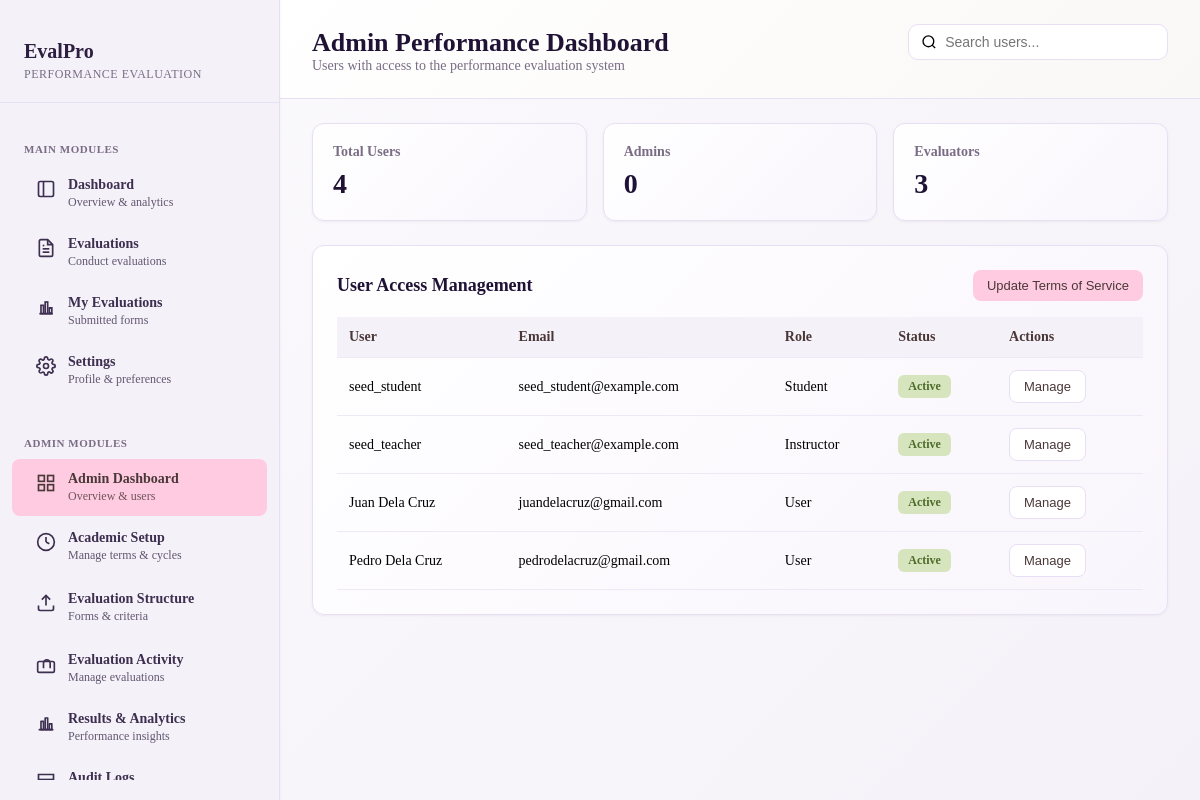
/performanceevaluation/admin/dashboard/ (signed in), run on an earlier commit of the app's database.
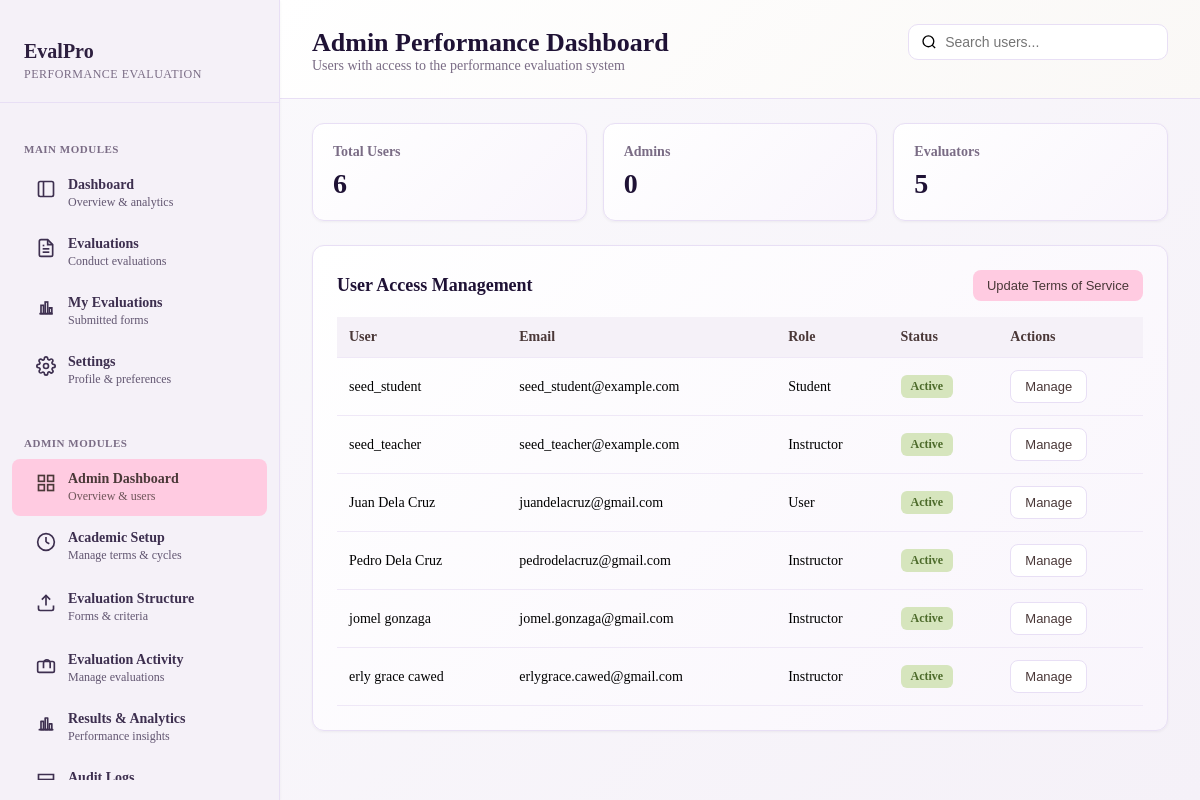
And on a later commit of the database.
### core/models.py (models this page shows, shortened)
class SystemMembership(models.Model):
    SYSTEM_CHOICES = [
        ('core', 'Core'),
        ('researchmanagement', 'Research Management'),
        ('librarymanagement', 'Library Management'),
        ('inventorymanagement', 'Inventory Management'),
        ('communityextensionservices', 'Community Extension Services'),
        ('informationmanagement', 'Information Management'),
        ('performanceevaluation', 'Performance Evaluation'),
        ('scholarshipmanagement', 'Scholarship Management'),
    ]
    user = models.ForeignKey(settings.AUTH_USER_MODEL, on_delete=models.CASCADE)
    system_name = models.CharField(
        max_length=50,
        choices=SYSTEM_CHOICES,
        default='core',  # optional default
    )
    system_role = models.CharField(
        max_length=50,
        blank=True,
        null=True,
        choices=[
            ('admin', 'Admin'),
            ('researcher', 'Researcher'),
            ('user', 'User'),
            ('instructor', 'Instructor'),
            ('superadmin', 'Super Admin'),
            ('reviewer', 'Reviewer'),
            ('student', 'Student'),
        ],
    )
    joined_at = models.DateTimeField(auto_now_add=True)
    class Meta:
        unique_together = ('user', 'system_name')

class CustomUser(AbstractUser):
    id = models.UUIDField(primary_key=True, default=uuid.uuid4, editable=False)
    _first_name = models.CharField(max_length=255, blank=True, db_column='first_name')
    _middle_name = models.CharField(max_length=255, blank=True, db_column='middle_name')
    _last_name = models.CharField(max_length=255, blank=True, db_column='last_name')
    is_email_verified = models.BooleanField(default=False)
    bio = models.TextField(blank=True)
    _phone_number = models.CharField(max_length=255, blank=True, db_column='phone_number')
    avatar = models.ImageField(upload_to='avatars/', null=True, blank=True)
    avatar_url = models.URLField(max_length=500, blank=True, null=True)
    @property
    def first_name(self):
        return decrypt(self._first_name) if self._first_name else ''
    @first_name.setter
    def first_name(self, value):
        self._first_name = encrypt(value) if value else ''
    @property
    def middle_name(self):
        return decrypt(self._middle_name) if self._middle_name else ''
    @middle_name.setter
    def middle_name(self, value):
        self._middle_name = encrypt(value) if value else ''
    @property
    def last_name(self):
        return decrypt(self._last_name) if self._last_name else ''
    @last_name.setter
    def last_name(self, value):
        self._last_name = encrypt(value) if value else ''
    @property
    def phone_number(self):
        return decrypt(self._phone_number) if self._phone_number else ''
    @phone_number.setter
    def phone_number(self, value):
        self._phone_number = encrypt(value) if value else ''

### performanceevaluation/views.py (the view, shortened to what this page needs)
# urls.py: path('admin/dashboard/', views.admin_dashboard, name='admin_dashboard'),
@login_required
@require_system_access
@require_system_role(['admin', 'superadmin'])
def admin_dashboard(request):
    current_system = request.current_system
    systems = request.session.get('accessible_systems', [])
    search_query = request.GET.get('search', '').strip()
    memberships = SystemMembership.objects.filter(
        system_name='performanceevaluation'
    ).select_related('user').prefetch_related(
        'user__userdepartmentassignment_set__department'
    ).exclude(user_id=request.user.id).exclude(user__is_superuser=True)
    total_users = memberships.count()
    total_admins = memberships.filter(system_role__in=['admin', 'superadmin']).count()
    total_evaluators = memberships.filter(system_role__in=['user', 'instructor']).count()
    paginator = Paginator(memberships, 10)
    page_number = request.GET.get('page') or 1
    memberships_page = paginator.get_page(page_number)
    system_record, created = Systems.objects.get_or_create(
        name='performanceevaluation',
        defaults={
            'description': 'Performance Evaluation System',
            'terms_of_service': 'Sample Terms of Service content for testing. Please update this with your actual terms.'
        }
    )
    tos_text = system_record.terms_of_service if system_record.terms_of_service else ''
    departments = Department.objects.filter(is_active=True).order_by('name')
    context = {
        'systems': systems,
        'current_system': current_system,
        'search_query': search_query,
        'memberships': memberships_page,
        'total_users': total_users,
        'total_admins': total_admins,
        'total_evaluators': total_evaluators,
        'tos_text': tos_text,
        'departments': departments,
    }
    return render(request, 'performanceevaluation/pages/admin/dashboard.html', context)

### core/utils/encryption.py (called while the page is built)
def decrypt(value: str) -> str:
    if not value:
        return ""
    try:
        return fernet.decrypt(value.encode()).decode()
    except InvalidToken:
        return value

### projectmanagement/templatetags/user_role.py (called while the page is built)
@register.simple_tag
def get_user_role(user, system_name):
    if not user.is_authenticated:
        return None
    membership = SystemMembership.objects.filter(
        user=user,
        system_name=system_name,
        system_role__in=['admin', 'superadmin']
    ).first()
    return membership.system_role if membership else None

### performanceevaluation/templates/performanceevaluation/pages/admin/dashboard.html (shortened to what this page needs)
{% extends 'performanceevaluation/base.html' %}
{% load static %}
{% block extra_head %}
<link rel="stylesheet" href="{% static 'performanceevaluation/css/pages/admin/dashboard.css' %}">
<link rel="stylesheet" href="{% static 'performanceevaluation/css/modals/admin/manage_user_access_modal.css' %}">
<link rel="stylesheet" href="{% static 'performanceevaluation/css/modals/admin/update_tos_modal.css' %}">
{% endblock %}
{% block content %}
<main class="main-content">
    <div class="top-bar">
        <div class="page-header">
            <h1>Admin Performance Dashboard</h1>
            <p class="subtitle">Users with access to the performance evaluation system</p>
        </div>
        <div class="top-actions">
            <form class="search-box" method="get" action="">
                <svg width="18" height="18" viewBox="0 0 24 24" fill="none" stroke="currentColor" stroke-width="2">
                    <circle cx="11" cy="11" r="8"></circle>
                    <path d="M21 21l-4.35-4.35"></path>
                </svg>
                <input type="text" placeholder="Search users..." name="search" value="{{ search_query }}" id="user-search" />
            </form>
        </div>
    </div>
    <div class="content-wrap">
        <div class="stats-grid">
            <div class="stat-card">
                <h3>Total Users</h3>
                <div class="stat-value">{{ total_users|default:0 }}</div>
            </div>
            <div class="stat-card">
                <h3>Admins</h3>
                <div class="stat-value">{{ total_admins|default:0 }}</div>
            </div>
            <div class="stat-card">
                <h3>Evaluators</h3>
                <div class="stat-value">{{ total_evaluators|default:0 }}</div>
            </div>
        </div>
        <section class="content-card">
            <div class="section-header">
                <h2>User Access Management</h2>
                <button class="btn-primary" type="button" id="openTosModal">Update Terms of Service</button>
            </div>
            <div id="user-list-content">
                {% include 'performanceevaluation/partials/admin/_user_access_view.html' %}
            </div>
        </section>
    </div>
</main>
{% endblock %}

### performanceevaluation/templates/performanceevaluation/partials/admin/_user_access_view.html (shortened to what this page needs)
<div class="table-wrap">
    <table>
        <thead>
            <tr>
                <th>User</th>
                <th>Email</th>
                <th>Role</th>
                <th>Status</th>
                <th>Actions</th>
            </tr>
        </thead>
        <tbody>
            {% for membership in memberships %}
            <tr>
                <td>
                    {% if membership.user.first_name or membership.user.last_name %}
                        {{ membership.user.first_name }} {{ membership.user.last_name }}
                    {% else %}
                        {{ membership.user.username }}
                    {% endif %}
                </td>
                <td>{{ membership.user.email|default:"—" }}</td>
                <td class="text-capitalize">{{ membership.system_role }}</td>
                <td>
                    {% if membership.user.is_active %}
                        <span class="badge badge-active">Active</span>
                    {% else %}
                        <span class="badge badge-inactive">Inactive</span>
                    {% endif %}
                </td>
                <td>
                    {% with dept_assignments=membership.user.userdepartmentassignment_set.all %}
                    <button
                        type="button"
                        class="btn-outline manage-access-btn"
                        data-user-id="{{ membership.user.id }}"
                        data-username="{{ membership.user.username }}"
                        data-role="{{ membership.system_role }}"
                        data-department-id="{% if dept_assignments %}{{ dept_assignments.0.department_id }}{% endif %}"
                        data-department-name="{% if dept_assignments %}{{ dept_assignments.0.department.name }}{% endif %}"
                    >
                        Manage
                    </button>
                    {% endwith %}
                </td>
            </tr>
            {% empty %}
            <tr>
                <td colspan="5" class="empty">No users found.</td>
            </tr>
            {% endfor %}
        </tbody>
    </table>
</div>

What changed in the data, as far as the page shows it:
changed SystemMembership "Pedro": system_role "User" → "Instructor"
added SystemMembership: user.first_name "jomel", user.last_name "gonzaga", user.email "jomel.gonzaga@gmail.com", system_role "Instructor", shows "Active"
added SystemMembership: user.first_name "erly grace", user.last_name "cawed", user.email "erlygrace.cawed@gmail.com", system_role "Instructor", shows "Active"
Also different on the page:
{{ total_users|default:0 }}: "4" → "6"
{{ total_evaluators|default:0 }}: "3" → "5"
